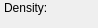
       <widget class="QWidget" name="therModynamicsSolid">
        <property name="geometry">
         <rect>
          <x>0</x>
          <y>0</y>
          <width>98</width>
          <height>28</height>
         </rect>
        </property>
        <attribute name="label">
         <string>Thermodynamics, Solid</string>
        </attribute>
        <widget class="QLabel" name="lblDensity">
         <property name="geometry">
          <rect>
           <x>4</x>
           <y>0</y>
           <width>111</width>
           <height>16</height>
          </rect>
         </property>
         <property name="text">
          <string>Density:</string>
         </property>
        </widget>
        <widget class="QLineEdit" name="inputRho">
         <property name="geometry">
          <rect>
           <x>50</x>
           <y>30</y>
           <width>171</width>
           <height>20</height>
          </rect>
         </property>
        </widget>
        <widget class="QLabel" name="lblRho">
         <property name="geometry">
          <rect>
           <x>20</x>
           <y>30</y>
           <width>281</width>
           <height>16</height>
          </rect>
         </property>
         <property name="text">
          <string>rho:                                              kg/m3</string>
         </property>
        </widget>
        <widget class="QLabel" name="lblConstantPressure">
         <property name="geometry">
          <rect>
           <x>20</x>
           <y>84</y>
           <width>291</width>
           <height>16</height>
          </rect>
         </property>
         <property name="text">
          <string>Cp:                                               J/(kg*K)</string>
         </property>
        </widget>
        <widget class="QLabel" name="lblHeatCapacityAtConstanPress">
         <property name="geometry">
          <rect>
           <x>4</x>
           <y>56</y>
           <width>201</width>
           <height>16</height>
          </rect>
         </property>
         <property name="text">
          <string>Heat capacity at constant pressure:</string>
         </property>
        </widget>
        <widget class="QLineEdit" name="inputConsantPressure">
         <property name="geometry">
          <rect>
           <x>49</x>
           <y>83</y>
           <width>171</width>
           <height>20</height>
          </rect>
         </property>
        </widget>
       </widget>
